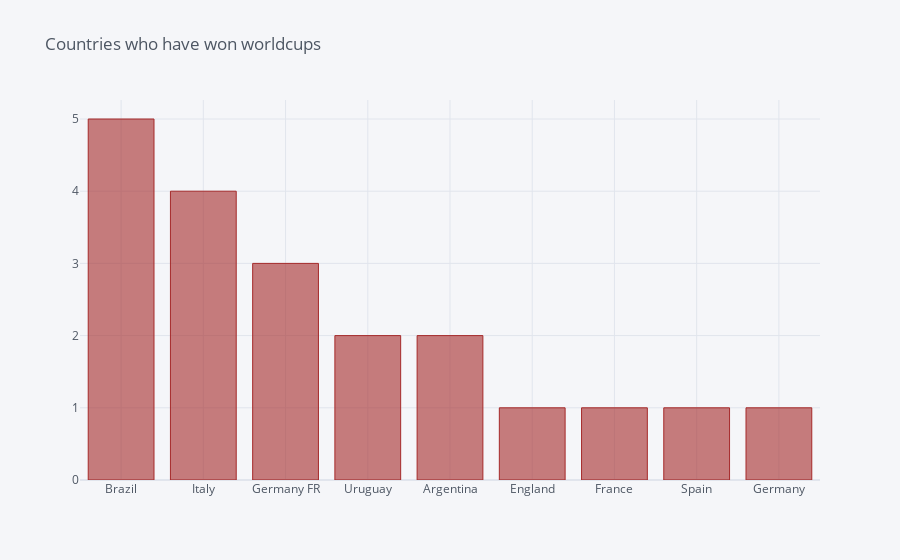

The code cell stored with this chart in its notebook:
### Markdown cell above
Insights gleaned from the provided code reveal that Brazil emerges as the dominant force in World Cup history, having secured the majority of victories, thus solidifying its position as a formidable contender on the international football stage.

### Code cell
data_countries.iplot(kind='bar',y='Winner',title='Countries who have won worldcups',colors='brown')

### Figure 1 — Plotly figure (JSON) as saved in the notebook; plotly's stock layout.template omitted (floating-point values rounded to 4 significant figures)
{"data": [{"marker": {"color": "rgba(165, 42, 42, 0.6)", "line": {"color": "rgba(165, 42, 42, 1.0)", "width": 1}}, "name": "Winner", "orientation": "v", "text": "", "type": "bar", "x": ["Brazil", "Italy", "Germany FR", "Uruguay", "Argentina", "England", "France", "Spain", "Germany"], "y": [5, 4, 3, 2, 2, 1, 1, 1, 1]}], "layout": {"legend": {"bgcolor": "#F5F6F9", "font": {"color": "#4D5663"}}, "paper_bgcolor": "#F5F6F9", "plot_bgcolor": "#F5F6F9", "title": {"font": {"color": "#4D5663"}, "text": "Countries who have won worldcups"}, "xaxis": {"gridcolor": "#E1E5ED", "showgrid": true, "tickfont": {"color": "#4D5663"}, "title": {"font": {"color": "#4D5663"}, "text": ""}, "zerolinecolor": "#E1E5ED"}, "yaxis": {"gridcolor": "#E1E5ED", "showgrid": true, "tickfont": {"color": "#4D5663"}, "title": {"font": {"color": "#4D5663"}, "text": ""}, "zerolinecolor": "#E1E5ED"}}}
